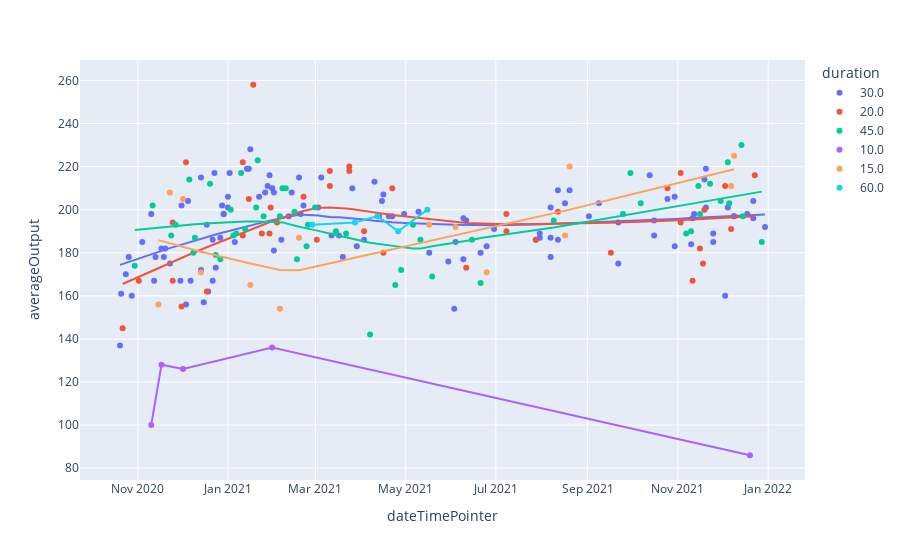

The cell this chart's notebook holds for it:
### Code cell
fig2 = px.scatter(sampleClassDF, x="dateTimePointer", y='averageOutput',
                  trendline="lowess",color="duration")
fig2.show()
